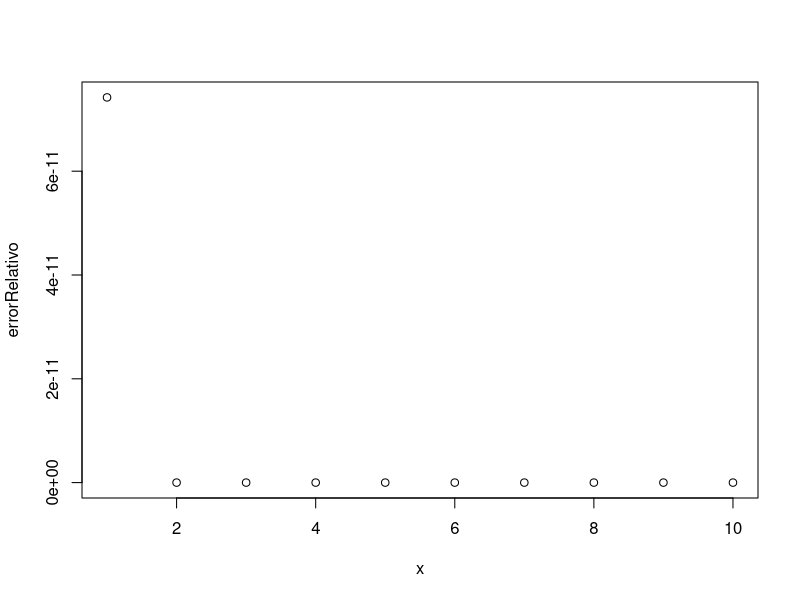
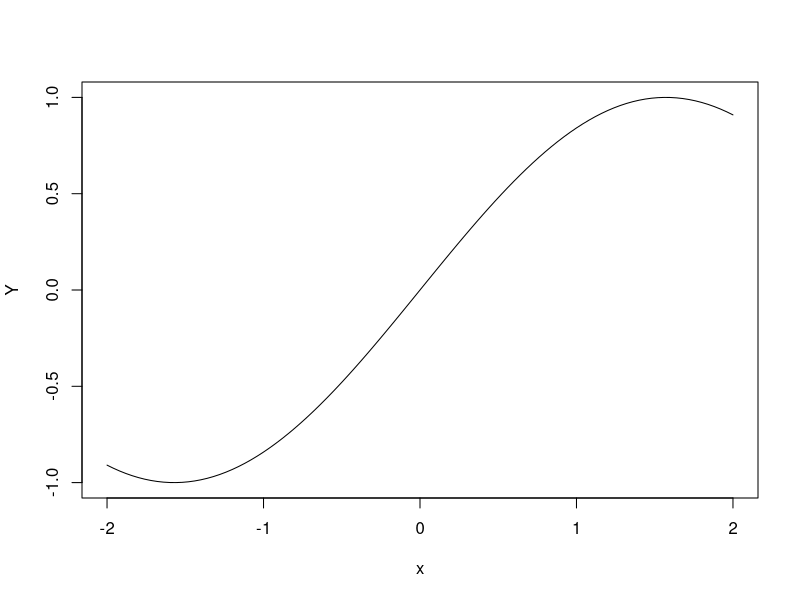

Generate these figures, in order, with R: (Note: this script raises an error after producing the figures.)
#Problema 2
#Ejercicios aproximación de Taylor
taylor <- function(x, gradoP){
  resReal = sin(x)
  resAprox = 0.0
  grado = gradoP
  iteraciones = 0
  for (i in 0:grado) {
    resAprox = resAprox + ((-1)^(i)/factorial(2*i+1))*(x)^(2*i+1)
    iteraciones = iteraciones + 1
  }
  errorRelativo = abs(resReal-resAprox)
  cat("El resultado real es de: \n")
  print(resReal,16)
  cat("El resultado aproximado con Taylor es igual a: \n")
  print(resAprox,16)
  cat("El error relativo es de: \n")
  print(errorRelativo,8)
  cat(" Iteraciones: ",iteraciones," iteraciones")
  return(errorRelativo)
}
x <- seq(1:10)
errorRelativo <- c()
for (i in 1:10){
  errorRelativo <- c(errorRelativo,taylor(pi/128,i))
}
print(errorRelativo)
plot(x,errorRelativo)
f <- function(x) sin(x)
g <- function(x) sin(pi/128)+(cos(pi/128)/fact(1))*(x-pi/128) - (sin(pi/128)/fact(2))*(x-pi/128)^2 -(cos(pi/128)*fact(3))*(x-pi/128)^3+(sin(pi/128)*fact(4))*(x-pi/128)^4
plot(f,xlim = c(-2,2), ylim=c(-1,1),ylab = "Y" )
par(new = TRUE)
plot(g,xlim = c(-2,2),col= "blue",ylim=c(-1,1),ylab = "Y")
